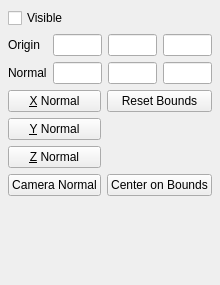
<ui version="4.0" >
 <author></author>
 <comment></comment>
 <exportmacro></exportmacro>
 <class>pqImplicitPlaneWidget</class>
 <widget class="QWidget" name="pqImplicitPlaneWidget" >
  <property name="geometry" >
   <rect>
    <x>0</x>
    <y>0</y>
    <width>206</width>
    <height>285</height>
   </rect>
  </property>
  <property name="windowTitle" >
   <string>Form</string>
  </property>
  <layout class="QVBoxLayout" >
   <property name="margin" >
    <number>8</number>
   </property>
   <property name="spacing" >
    <number>6</number>
   </property>
   <item>
    <widget class="QCheckBox" name="show3DWidget" >
     <property name="text" >
      <string>Visible</string>
     </property>
    </widget>
   </item>
   <item>
    <layout class="QGridLayout" >
     <property name="margin" >
      <number>0</number>
     </property>
     <property name="spacing" >
      <number>6</number>
     </property>
     <item row="1" column="0" >
      <widget class="QLabel" name="label" >
       <property name="text" >
        <string>Normal</string>
       </property>
      </widget>
     </item>
     <item row="1" column="1" >
      <widget class="QLineEdit" name="normalX" />
     </item>
     <item row="0" column="0" >
      <widget class="QLabel" name="label_3" >
       <property name="text" >
        <string>Origin</string>
       </property>
      </widget>
     </item>
     <item row="1" column="3" >
      <widget class="QLineEdit" name="normalZ" />
     </item>
     <item row="0" column="3" >
      <widget class="QLineEdit" name="originZ" />
     </item>
     <item row="0" column="2" >
      <widget class="QLineEdit" name="originY" />
     </item>
     <item row="1" column="2" >
      <widget class="QLineEdit" name="normalY" />
     </item>
     <item row="0" column="1" >
      <widget class="QLineEdit" name="originX" />
     </item>
    </layout>
   </item>
   <item>
    <layout class="QGridLayout" >
     <property name="margin" >
      <number>0</number>
     </property>
     <property name="spacing" >
      <number>6</number>
     </property>
     <item row="0" column="1" >
      <widget class="QPushButton" name="resetBounds" >
       <property name="text" >
        <string>Reset Bounds</string>
       </property>
      </widget>
     </item>
     <item row="3" column="0" >
      <widget class="QPushButton" name="useCameraNormal" >
       <property name="text" >
        <string>Camera Normal</string>
       </property>
      </widget>
     </item>
     <item row="0" column="0" >
      <widget class="QPushButton" name="useXNormal" >
       <property name="text" >
        <string>&amp;X Normal</string>
       </property>
      </widget>
     </item>
     <item row="2" column="0" >
      <widget class="QPushButton" name="useZNormal" >
       <property name="text" >
        <string>&amp;Z Normal</string>
       </property>
      </widget>
     </item>
     <item row="1" column="0" >
      <widget class="QPushButton" name="useYNormal" >
       <property name="text" >
        <string>&amp;Y Normal</string>
       </property>
      </widget>
     </item>
     <item row="3" column="1" >
      <widget class="QPushButton" name="useCenterBounds" >
       <property name="text" >
        <string>Center on Bounds</string>
       </property>
      </widget>
     </item>
    </layout>
   </item>
   <item>
    <spacer>
     <property name="orientation" >
      <enum>Qt::Vertical</enum>
     </property>
     <property name="sizeHint" >
      <size>
       <width>20</width>
       <height>40</height>
      </size>
     </property>
    </spacer>
   </item>
  </layout>
 </widget>
 <pixmapfunction></pixmapfunction>
 <resources/>
 <connections/>
</ui>
